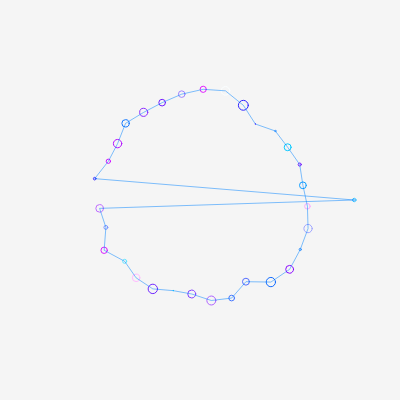
Frame 1 (no input)
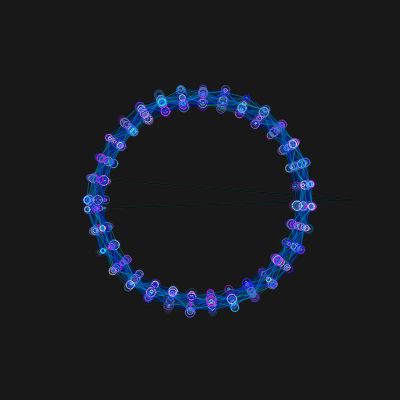
Frame 60 (no input)
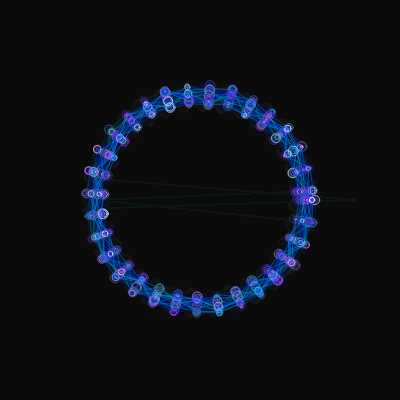
Frame 120 (the mouse pressed at the canvas centre since frame 60)

The p5.js sketch that drew these frames (run headless with seeded random() and noise() and a simulated clock; from frame 60 on, the mouse is pressed at the canvas centre):

// p5.js sketch
// ── sketch.js
const sketchHeight = 400;
const sketchWidth = 400;

let r = 150;

//useless Array
var translates = [200,0,100,400,50,150,250,300,350];
let swappX = 0;
let swappY = 0;

function setup() {
  createCanvas(sketchWidth, sketchHeight);
  frameRate(60);
}

function draw() {
  background(0,10); //zweite Ziffer = Transparenz zum vorherigen Durchlauf
  translate(translates[swappX], translates[swappY]);
  noFill();

  let increment = map(mouseX, 100, width, 0.01, PI); //Ort der Maus im Browser auslesen

  beginShape(); //erstellen der Vertex shapes
    for (let a = 0; a < TWO_PI; a += 0.2) {
      let r1 = r + random(-10,10);
      let x = r1 * cos(a);
      let y = r1 * sin(a);

      //Kreise generieren
      strokeWeight(1);
      stroke(random(0,255), random(0,255), 255); //Random Blaufarben
      circle(x,y, random(0,10));

      //Vertices generieren (Striche zwischen Kreisne)
      strokeWeight(0.5);
      stroke(0, random(0,255), 255); //Random Gelbfarben
      vertex(x,y);

      //Radius abhängig von Maus ändern
      r = increment*100;
      print(increment);
    }
  endShape(CLOSE);  
}




/*
HA
Sinnvolles Objekt & Array mit einbauen
*/
